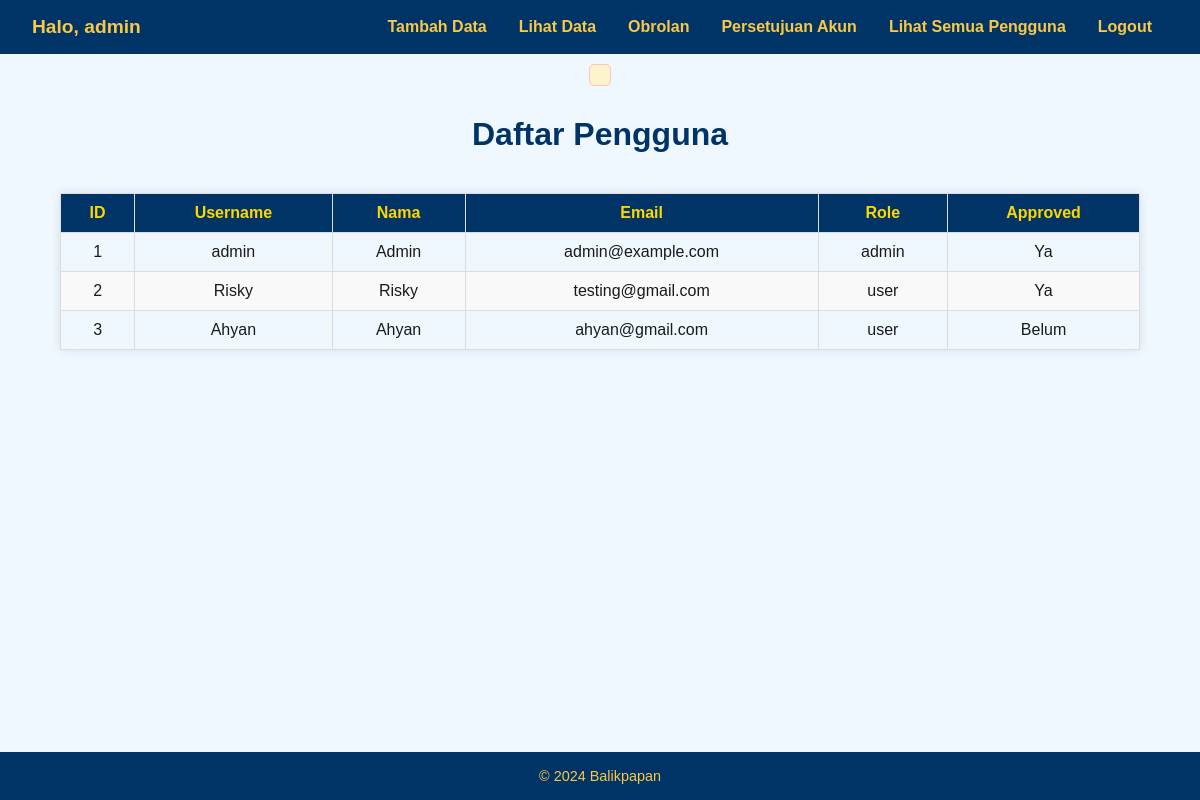
The page /view_users (signed in) on the database its author committed.
### tables this page shows
CREATE TABLE users (
        id INTEGER PRIMARY KEY AUTOINCREMENT,
        username TEXT NOT NULL UNIQUE,
        password TEXT NOT NULL,
        nama TEXT,
        alamat TEXT,
        no_hp TEXT,
        email TEXT,
        role TEXT DEFAULT 'user',  -- Tambahkan kolom role dengan default 'user'
        approved INTEGER DEFAULT 0 -- Tambahkan kolom approved dengan default 0 (belum disetujui)
    );

### app.py (the view)
@app.route('/view_users')
@admin_required
def view_users():
    print("Fungsi view_users dipanggil!")  # Tambahkan ini untuk debugging
    conn = sqlite3.connect("billing_system.db")
    cursor = conn.cursor()
    cursor.execute("SELECT * FROM users")
    users = cursor.fetchall()
    conn.close()
    return render_template("view_users.html", users=users)

### app.py (called while the page is built)
def admin_required(f):
    @wraps(f)
    def decorated_function(*args, **kwargs):
        if 'username' not in session or session.get('role') != 'admin':
            flash("Hanya admin yang dapat mengakses halaman ini.")
            return redirect('/')
        return f(*args, **kwargs)
    return decorated_function

### templates/view_users.html (shortened to what this page needs)
<!DOCTYPE html>
<html lang="id">
<head>
</head>
<body>
    {% extends "base.html" %}
    {% block content %}
    <h1>Daftar Pengguna</h1>
    <table>
        <thead>
            <tr>
                <th>ID</th>
                <th>Username</th>
                <th>Nama</th>
                <th>Email</th>
                <th>Role</th>
                <th>Approved</th>
            </tr>
        </thead>
        <tbody>
            {% for user in users %}
            <tr>
                <td>{{ user[0] }}</td>
                <td>{{ user[1] }}</td>
                <td>{{ user[3] }}</td>
                <td>{{ user[6] }}</td>
                <td>{{ user[7] }}</td>
                <td>{{ 'Ya' if user[8] == 1 else 'Belum' }}</td>
            </tr>
            {% endfor %}
        </tbody>
    </table>
    {% endblock %}

### static/css/all.css (style rules this page uses)
body, h2, p, a, input, button, form, nav { margin: 0; padding: 0; box-sizing: border-box; font-family: Arial, sans-serif; }
body { background-color: #f0f8ff; color: #1a1a1a; display: flex; flex-direction: column; min-height: 100vh; }

### templates/view_users.html (style rules this page uses)
body { font-family: Arial, sans-serif; margin: 0; padding: 0; background-color: #f4f4f4; color: #333; }
h1 { text-align: center; color: #003366; margin: 20px 0; }
table { width: 90%; margin: 20px auto; border-collapse: collapse; box-shadow: 0 0 10px rgba(0, 0, 0, 0.1); }
th, td { padding: 10px; border: 1px solid #ddd; text-align: center; }
th { background-color: #003366; color: #FFD700; }
tr:nth-child(even) { background-color: #f9f9f9; }

### rows shown on the page
users: id "1", username "admin", nama "Admin", email "admin@example.com", role "admin", approved "Ya"
users: id "2", username "Risky", nama "Risky", email "testing@gmail.com", role "user", approved "Ya"
users: id "3", username "Ahyan", nama "Ahyan", email "ahyan@gmail.com", role "user", approved "Belum"

### other values the page prints
{{ session['username'] }} "admin"
